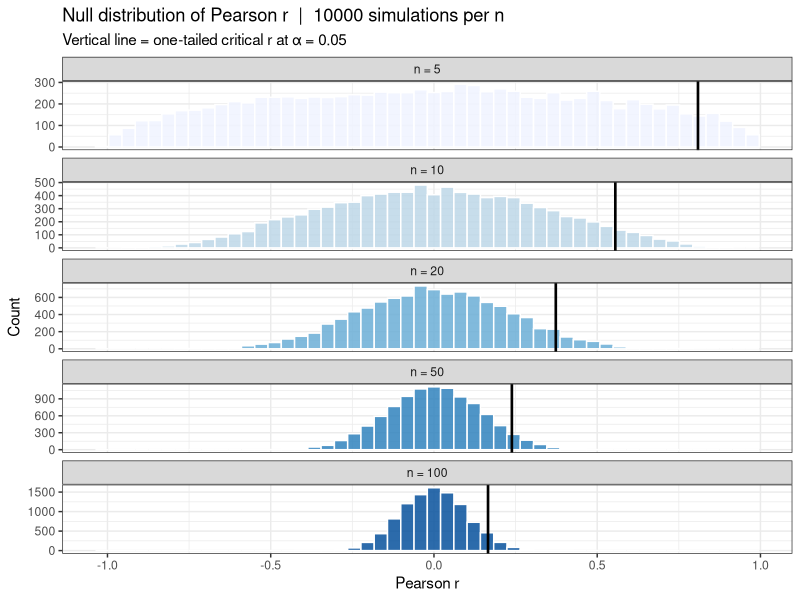
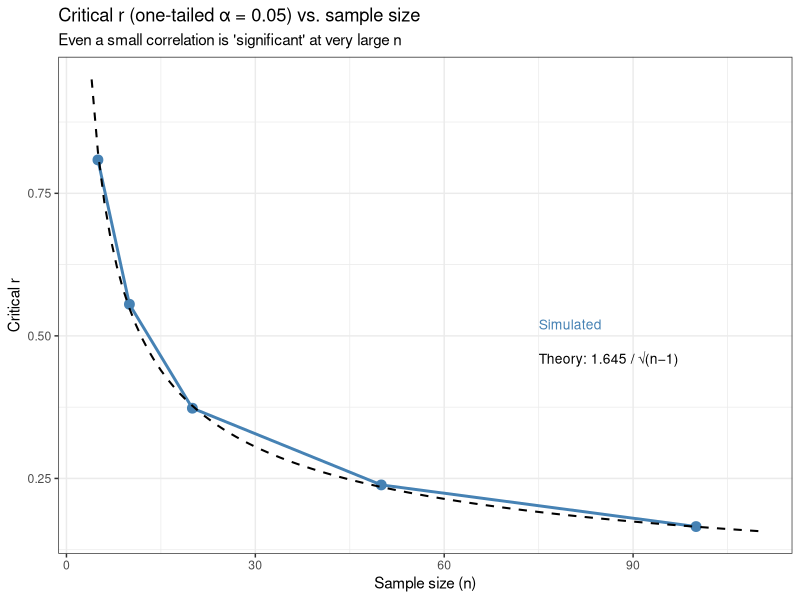
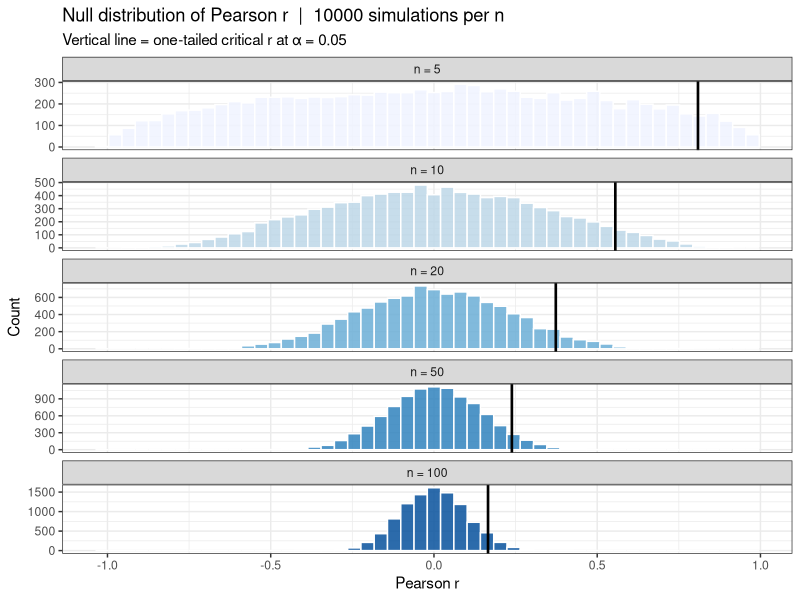
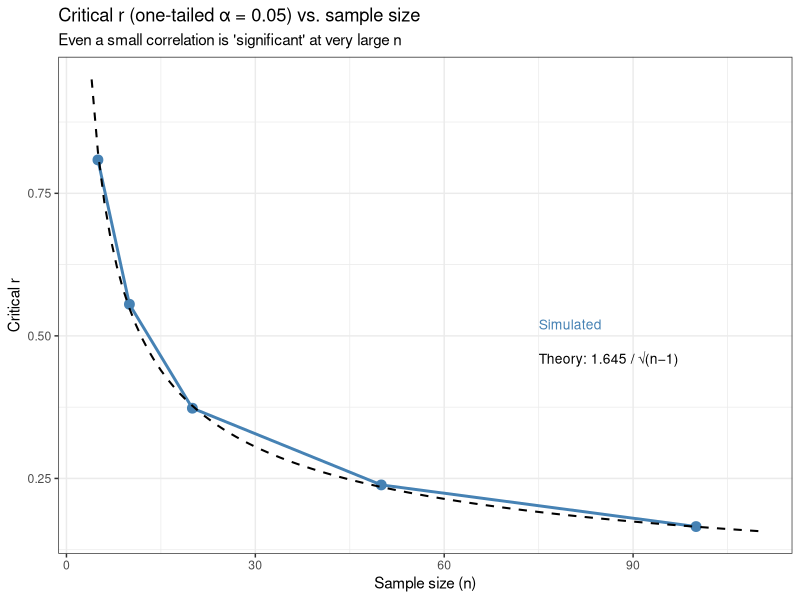

Write R code to recreate these figures, in order.
# ─────────────────────────────────────────────────────────────────────────────
# Assignment 08 — Homework: How Does Sample Size Shape the Null Distribution
#                           of Correlation Coefficients?
#
# Work through this script on your own, add detailed comments at every step,
# and answer the questions at the end. Submit a PDF of your annotated script
# and answers via the course submission form.
# ─────────────────────────────────────────────────────────────────────────────

library(tidyverse)

set.seed(42)


# ── Parameters ────────────────────────────────────────────────────────────────

sample_sizes <- c(5, 10, 20, 50, 100)   # sample sizes to explore
n_sim        <- 10000                    # simulations per sample size


# ── Step 1: Simulate null distributions for every sample size ─────────────────

cat("Simulating null distributions:\n")

null_df <- map_dfr(sample_sizes, \(n) {
  cat(sprintf("  n = %d ...\n", n))
  tibble(
    n_obs = n,
    r     = map_dbl(seq_len(n_sim), \(i) cor(runif(n), runif(n)))
  )
})

cat("\n")


# ── Step 2: Compute the one-tailed 95th-percentile threshold for each n ───────

thresh_df <- null_df |>
  group_by(n_obs) |>
  summarise(
    r_crit = quantile(r, 0.95),
    r_sd   = sd(r),
    .groups = "drop"
  )

thresh_df <- thresh_df |>
  mutate(r_crit_theory = 1.645 / sqrt(n_obs - 1))

cat("One-tailed critical r at each sample size:\n")
print(thresh_df |> mutate(across(where(is.numeric), \(v) round(v, 4))))
cat("\n")


# ── Step 3: Visualise — stacked histograms with threshold lines ───────────────

null_df_plot <- null_df |>
  mutate(n_obs_label = factor(sprintf("n = %d", n_obs),
                              levels = sprintf("n = %d", sample_sizes)))

thresh_plot <- thresh_df |>
  mutate(n_obs_label = factor(sprintf("n = %d", n_obs),
                              levels = sprintf("n = %d", sample_sizes)))

p_hist <- null_df_plot |>
  ggplot(aes(x = r, fill = n_obs_label)) +
  geom_histogram(bins = 50, colour = "white", alpha = 0.85) +
  geom_vline(data  = thresh_plot,
             aes(xintercept = r_crit),
             colour = "black", linewidth = 0.9) +
  facet_wrap(~ n_obs_label, ncol = 1, scales = "free_y") +
  scale_fill_brewer(palette = "Blues", direction = 1) +
  labs(
    title    = sprintf("Null distribution of Pearson r  |  %d simulations per n",
                       n_sim),
    subtitle = "Vertical line = one-tailed critical r at α = 0.05",
    x        = "Pearson r",
    y        = "Count"
  ) +
  theme_bw() +
  theme(legend.position = "none")

ggsave("08-hw-null-r-by-n.pdf", p_hist, width = 7, height = 11)
print(p_hist)


# ── Step 4: Visualise — critical r as a function of sample size ───────────────

n_grid <- seq(4, 110, by = 1)

p_thresh <- thresh_df |>
  ggplot(aes(x = n_obs)) +
  geom_line(aes(y = r_crit), colour = "steelblue", linewidth = 1.0) +
  geom_point(aes(y = r_crit), colour = "steelblue", size = 3.0) +
  geom_line(
    data = tibble(n = n_grid, r_theory = 1.645 / sqrt(n_grid - 1)),
    aes(x = n, y = r_theory),
    colour = "black", linewidth = 0.7, linetype = "dashed",
    inherit.aes = FALSE
  ) +
  annotate("text", x = 75, y = 0.52, label = "Simulated",
           colour = "steelblue", size = 3.5, hjust = 0) +
  annotate("text", x = 75, y = 0.46,
           label = "Theory: 1.645 / \u221a(n\u22121)",
           colour = "black", size = 3.5, hjust = 0) +
  labs(
    title    = "Critical r (one-tailed α = 0.05) vs. sample size",
    subtitle = "Even a small correlation is 'significant' at very large n",
    x        = "Sample size (n)",
    y        = "Critical r"
  ) +
  theme_bw()

ggsave("08-hw-rcrit-vs-n.pdf", p_thresh, width = 6, height = 4)
print(p_thresh)


# Question 1:
# Describe how the shape of the null distribution changes as n increases.
# Comment on both the width (spread) and the symmetry across the five panels.
#
# [ Write your answer here. ]


# Question 2:
# Report r_crit at n = 5 and n = 100. What does the difference imply for
# interpreting r = 0.35 from a study with n = 20 versus r = 0.10 from a
# study with n = 500? Which finding is more likely to be "significant"?
# Which is more likely to matter practically?
#
# [ Write your answer here. ]


# Question 3:
# With very large n (e.g., n = 10,000), virtually any non-zero r would be
# "statistically significant." What should a researcher report alongside a
# p-value to convey whether a significant correlation is practically meaningful?
#
# [ Write your answer here. ]


# Question 4:
# The dashed theory curve (1.645/sqrt(n−1)) tracks the simulation well at
# large n but diverges slightly at n = 5. Why might the approximation be less
# accurate at very small sample sizes?
#
# [ Write your answer here. ]


# Question 5:
# Extend Step 2 to also compute the 2.5th percentile (the lower-tail critical
# value). Add both lines to the Step 3 plot. What is the two-tailed critical
# |r| at n = 10? How does it compare to the one-tailed value?
#
# [ Write your answer here. ]
